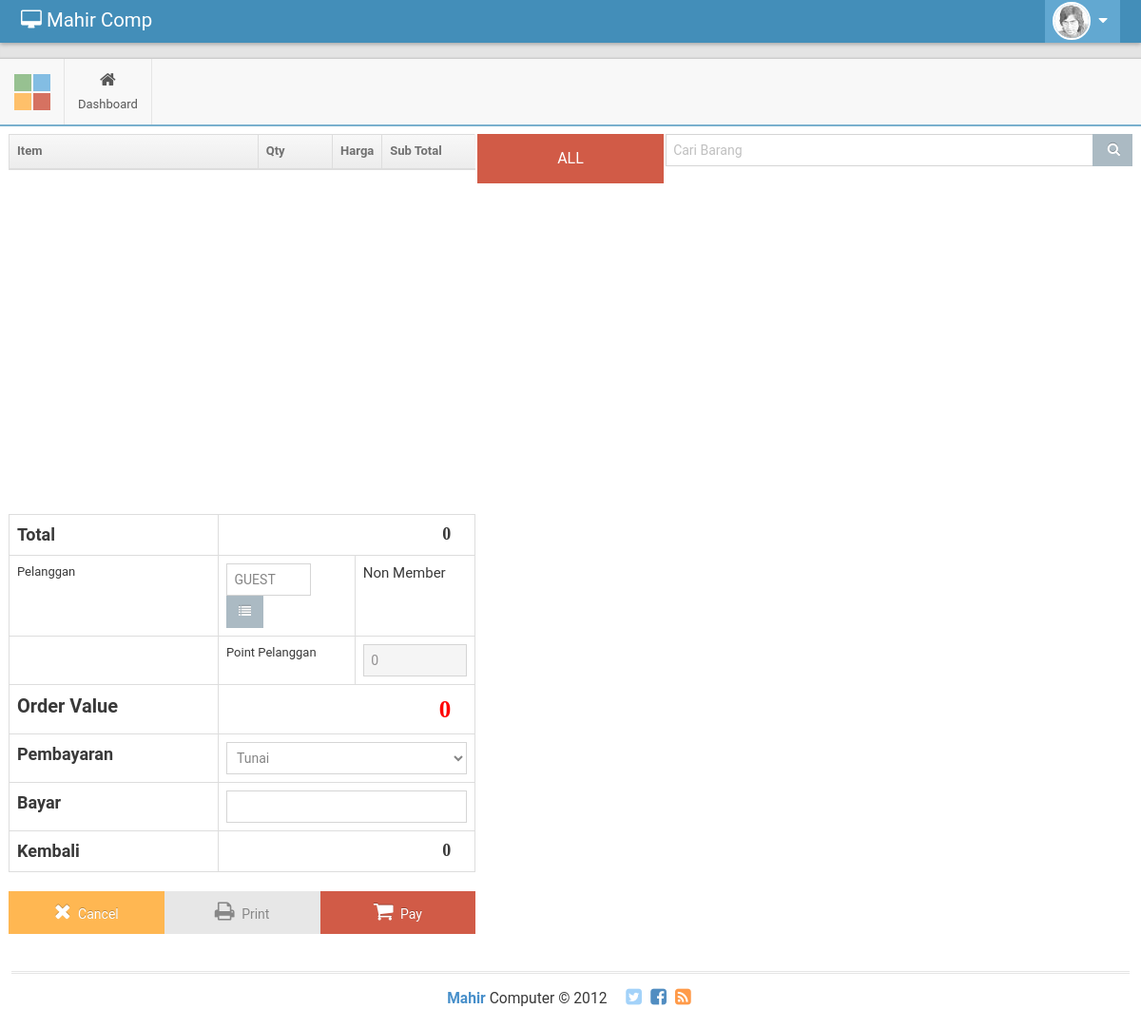
Page /index.php/penjualan on the earlier database version.
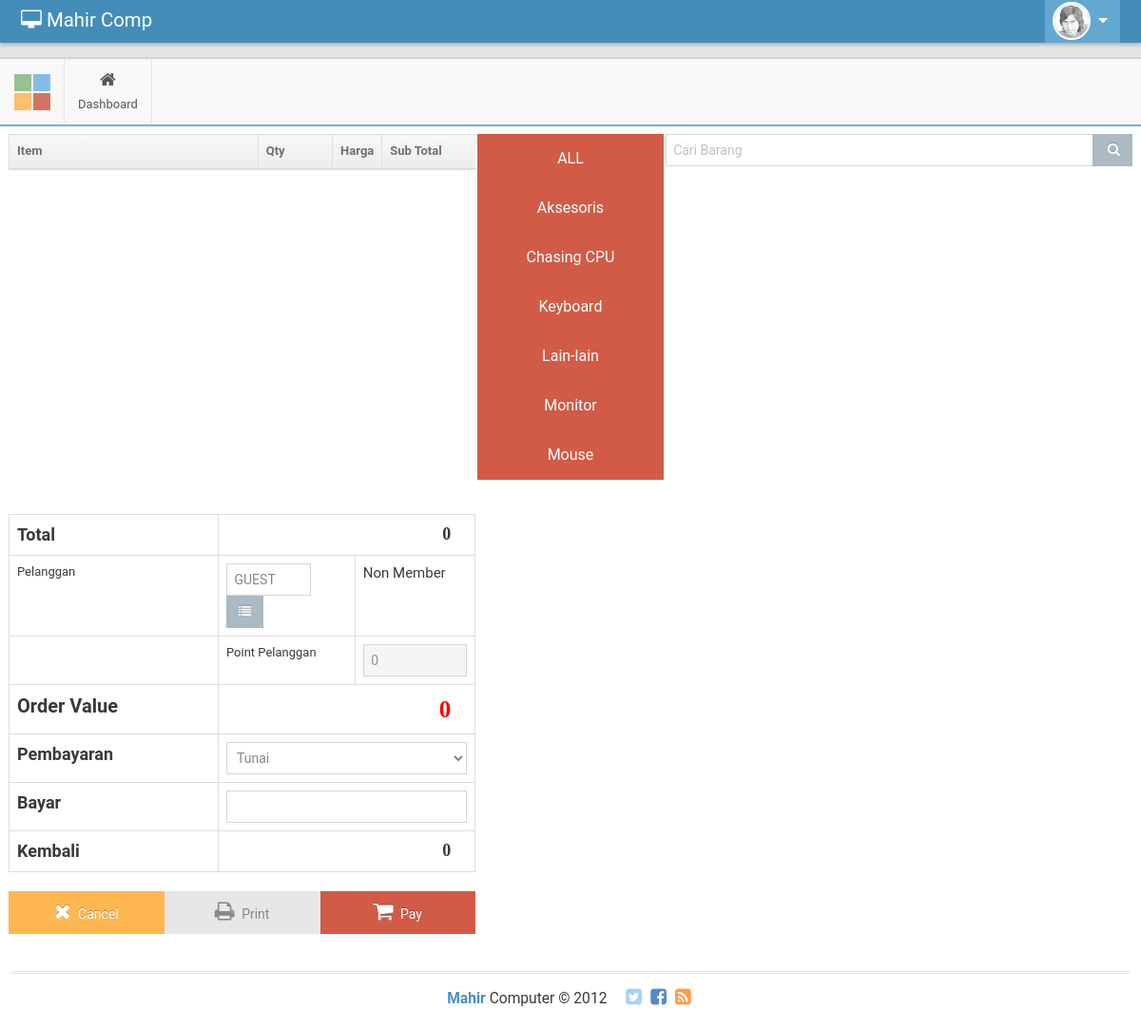
Same page on the later database version.
### tables this page shows
CREATE TABLE `tb_kategori_barang` (
  `id_kategori` varchar(15) NOT NULL,
  `nm_kategori` varchar(50) DEFAULT NULL
);

### application/controllers/Penjualan.php (called while the page is built, shortened)
<?php
class Penjualan extends CI_Controller {
    public function __construct(){
        $this->load->library('midtrans');
        $this->load->helper('url');
    }
	public function index()
	{
    $this->db->order_by("nm_kategori", "asc");
    $data['kategori'] = $this->db->get('tb_kategori_barang')->result();
		$this->load->view('template/back/header');
    $this->load->view('template/back/topmenu');
    $this->load->view('pages/back/penjualan2', $data);
    $this->load->view('template/back/footer');
	}
}

### index.php (called while the page is built, shortened)
<?php
require_once BASEPATH.'core/CodeIgniter.php';

### application/views/pages/back/penjualan2.php (the view, shortened to what this page needs)
<div class="main-content">
	<div class="main-content-inner">
		<div class="page-content">
			<div class="row">
        <form id="FRM_DATA">
          <div class="col-md-5" style="padding-left: 1px;padding-right: 1px;">
            <div style="overflow-y: auto;height:400px;">
              <table id="tb_item" class="table table-bordered table-hover">
                <thead>
                  <tr>
                    <th style="width: 270px;">Item</th>
                    <th style="width:80px;">Qty</th>
                    <th>Harga</th>
                    <th style="width:100px;">Sub Total</th>
                  </tr>
                </thead>
              </table>
            </div>
            <div>
              <table class="table table-bordered">
                <tbody>
                  <tr>
                    <td  style="width: 220px;font-size: 18px;font-weight: bold;">Total</td>
                    <td colspan="2" style="text-align:right;padding-right: 25px;font-weight: bold;font-family: fantasy;font-size: 18px;" id="total_text">0</td>
                  </tr>
                  <tr>
                    <td>Pelanggan</td>
                    <td>
                      <input type="text" class="form-control" value="GUEST" name="id_pelanggan" style="float:left;width:70%;" placeholder="Kode Pelanggan">
                      <button type="button" class="btn btn-sm btn-secondary" id="BTN_PELANGGAN" ><i class="fa fa-list"></i></button>
                    </td>
                    <td id="nm_pelanggan" style="font-size:15px;">Non Member</td>
                  </tr>
                  <tr>
                    <td></td>
                    <td>Point Pelanggan</td>
                    <td><input type="number" name="jml_point" onchange="diskon_calculate()" readonly class="form-control" value="0"></td>
                  </tr>
                  <tr>
                    <td  style="width: 220px;font-size: 20px;font-weight: bold;">Order Value</td>
                    <td colspan="2" style="color:red;text-align:right;padding-right: 25px;font-weight: bold;font-family: fantasy;font-size: 25px;" id="order_text">0</td>
                  </tr>
                  <tr>
                    <td  style="width: 220px;font-size: 18px;font-weight: bold;">Pembayaran</td>
                    <td colspan="2">
                      <select name="tipe_bayar" id="tipe_bayar" class="form-control">
                        <option value="TUNAI">Tunai</option>
                      </select>
                    </td>
                  </tr>
                  <tr class="tunai" >
                    <td  style="width: 220px;font-size: 18px;font-weight: bold;">Bayar</td>
                    <td colspan="2"><input type="text" name="bayar"  class="form-control"></td>
                  </tr>
                  <tr class="tunai" >
                    <td  style="width: 220px;font-size: 18px;font-weight: bold;">Kembali</td>
                    <td colspan="2" style="text-align:right;padding-right: 25px;font-weight: bold;font-family: fantasy;font-size: 18px;" id="kembali_text">0</td>
                  </tr>
                </tbody>
              </table>
            </div>
            <div>
              <div class="col-md-4" style="padding: 0px;">
                <button class="btn btn-warning btn-block"  id="btnCancel"><i class="ace-icon fa fa-times bigger-160"></i> Cancel</button>
              </div>
              <div class="col-md-4" style="padding: 0px;">
                <button class="btn btn-light btn-block" id="btnPrint"><i class="ace-icon fa fa-print bigger-160"></i> Print</button>
              </div>
              <div class="col-md-4" style="padding: 0px;">
                <button class="btn btn-danger btn-block" id="btnPay"><i class="ace-icon fa fa-shopping-cart bigger-160"></i> Pay</button>
              </div>
            </div>
          </div>
        </form>
        <div class="col-md-2" style="overflow-y: auto;height:550px;padding-left: 1px;padding-right: 1px;">
        <button type="button" class="btn-danger block" onclick="actKategori('ALL')">ALL</button>
          <?php foreach($kategori as $kat){ ?>
            <button type="button" class="btn-danger block" onclick="actKategori('<?= $kat->id_kategori ?>')"><?= $kat->nm_kategori ?></button>
          <?php } ?>
        </div>
        <div class="col-md-5" style="padding-left: 1px;padding-right: 1px;">
          <div class="input-group">
            <input type="text" class="form-control" name="keywords" placeholder="Cari Barang">
            <div class="input-group-btn">
              <button type="button" class="btn btn-default no-border btn-sm" id="btnSearch">
                <i class="ace-icon fa fa-search icon-on-right bigger-110"></i>
              </button>
            </div>
          </div>
        </div>
      </div>
    </div>
  </div>
    <input type="hidden" name="result_type" id="result-type" value=""></div>
    <input type="hidden" name="result_data" id="result-data" value=""></div>

### application/views/template/back/header.php (shortened to what this page needs)
<!DOCTYPE html>
<html lang="en">
	<head>
		<link rel="stylesheet" href="<?php echo base_url(); ?>assets/template/back/assets/css/bootstrap.min.css" />
		<link rel="stylesheet" href="<?php echo base_url(); ?>assets/template/back/assets/font-awesome/4.5.0/css/font-awesome.min.css" />
		<link rel="stylesheet" href="<?php echo base_url(); ?>assets/template/back/assets/css/ace.min.css" class="ace-main-stylesheet" id="main-ace-style" />
		<link rel="stylesheet" href="<?php echo base_url(); ?>assets/template/back/assets/css/ace-skins.min.css" />
		<link rel="stylesheet" href="<?php echo base_url(); ?>assets/template/back/assets/css/ace-rtl.min.css" />
		<link rel="stylesheet" href="<?php echo base_url('/assets/toastr/toastr.min.css'); ?>">
        <link rel="stylesheet" href="<?php echo base_url('/assets/css/loader.css'); ?>">
	</head>
	<body class="no-skin">
		<div id="navbar" class="navbar navbar-default    navbar-collapse       h-navbar ace-save-state">
			<div class="navbar-container ace-save-state" id="navbar-container">
				<div class="navbar-header pull-left">
					<a href="<?php echo base_url("home")?>" class="navbar-brand">
						<small>
							<i class="fa fa-desktop"></i>
							Mahir Comp
						</small>
					</a>
				</div>
				<div class="navbar-buttons navbar-header pull-right  collapse navbar-collapse" role="navigation">
					<ul class="nav ace-nav">
						<li class="light-blue dropdown-modal user-min">
							<a data-toggle="dropdown" href="#" class="dropdown-toggle">
								<img class="nav-user-photo" src="<?php echo base_url(); ?>assets/template/back/assets/images/avatars/user.jpg" alt="Jason's Photo" />
								<i class="ace-icon fa fa-caret-down"></i>
							</a>
						</li>
					</ul>
				</div>
			</div>
		</div>
		<div class="main-container ace-save-state" id="main-container">

### application/views/template/back/topmenu.php (shortened to what this page needs)
<div id="sidebar" class="sidebar h-sidebar navbar-collapse collapse ace-save-state">
	<div class="sidebar-shortcuts" id="sidebar-shortcuts">
		<div class="sidebar-shortcuts-mini" id="sidebar-shortcuts-mini">
			<span class="btn btn-success"></span>
			<span class="btn btn-info"></span>
			<span class="btn btn-warning"></span>
			<span class="btn btn-danger"></span>
		</div>
	</div>
	<ul class="nav nav-list">
		<li class="<?= ($this->uri->segment(1) == 'home') ? 'active open' : '' ?> hover">
			<a href="<?php echo base_url("home")?>">
				<i class="menu-icon fa fa-home"></i>
				<span class="menu-text"> Dashboard </span>
			</a>
		</li>
	</ul>
</div>

### application/views/template/back/footer.php (shortened to what this page needs)
			<div class="footer">
				<div class="footer-inner">
					<div class="footer-content">
						<span class="bigger-120">
							<span class="blue bolder">Mahir</span>
							Computer &copy; 2012
						</span>
						<span class="action-buttons">
							<a href="#">
								<i class="ace-icon fa fa-twitter-square light-blue bigger-150"></i>
							</a>
							<a href="#">
								<i class="ace-icon fa fa-facebook-square text-primary bigger-150"></i>
							</a>
							<a href="#">
								<i class="ace-icon fa fa-rss-square orange bigger-150"></i>
							</a>
						</span>
					</div>
				</div>
			</div>
	</body>
</html>

### assets/css/loader.css (style rules this page uses)
body { font-family: roboto; }

### application/views/pages/back/penjualan2.php (style rules this page uses)
.block { display: block; width: 100%; border: none; background-color: #04AA6D; padding: 14px 28px; font-size: 16px; cursor: pointer; text-align: center; }

Differences in the rows shown:
added tb_kategori_barang: nm_kategori "Aksesoris"
added tb_kategori_barang: nm_kategori "Chasing CPU"
added tb_kategori_barang: nm_kategori "Keyboard"
added tb_kategori_barang: nm_kategori "Lain-lain"
added tb_kategori_barang: nm_kategori "Monitor"
added tb_kategori_barang: nm_kategori "Mouse"
